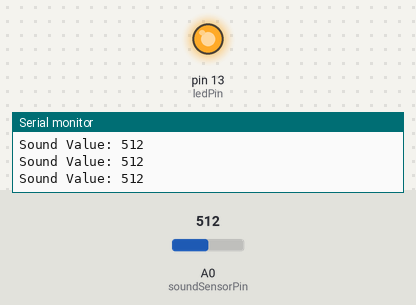
Bench run of a sketch on a simulated Arduino Uno, built with avr-gcc and run on an emulated ATmega328P. Shown: output pins drawn as LEDs (lit = HIGH), the last lines printed to the serial monitor. The test bench sets the inputs (shaded band); at power-on: A0 (soundSensorPin) = 512.

Above: at 1.3 s.
1.4 s: A0 (soundSensorPin) set to 46
2.9 s: A0 (soundSensorPin) set to 36
At 4.0 s:
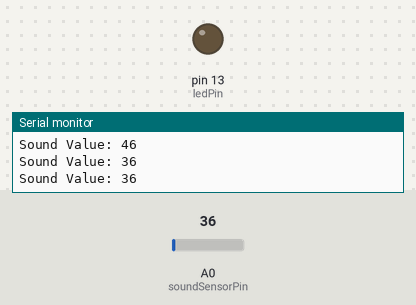
4.5 s: A0 (soundSensorPin) set to 122
At 5.2 s:
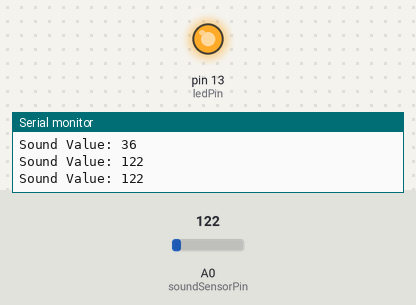
6.0 s: A0 (soundSensorPin) set to 30
At 6.4 s:
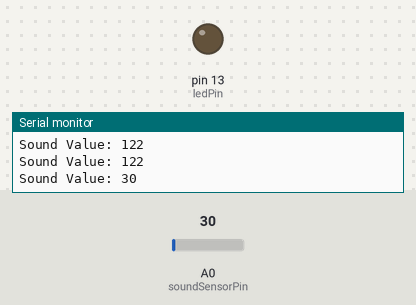
Timing chart, 0 to 8.5 s (numbered marks = the images above; inputs shaded):
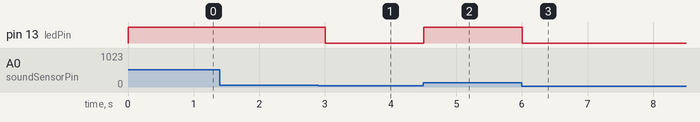

Measured:
- the behaviour switches between 41 and 40 on A0 (soundSensorPin) (found by bisection; images 0 and 1)
- after the input at 2.9 s, pin 13 (ledPin): HIGH → LOW after 0.10 s
- after the input at 4.5 s, pin 13 (ledPin): LOW → HIGH at once
- after the input at 6.0 s, pin 13 (ledPin): HIGH → LOW at once

The sketch:

code.ino
```cpp
// NeuralMesh Solution

const int soundSensorPin = A0;  // Analog pin for sound sensor
const int ledPin = 13;         // Digital pin for LED

int threshold = 40;  // Adjust this threshold value based on your sensor's sensitivity

void setup() {
  pinMode(ledPin, OUTPUT);
  Serial.begin(9600);
}

void loop() {
  int soundValue = analogRead(soundSensorPin);

  Serial.println("Sound Value: " + String(soundValue));

  if (soundValue > threshold) {
    digitalWrite(ledPin, HIGH);
    delay(500);  // Adjust delay time if needed
  }
  else{
    digitalWrite(ledPin, LOW);
    delay(500);  // Adjust delay time if needed
  }

}
```
